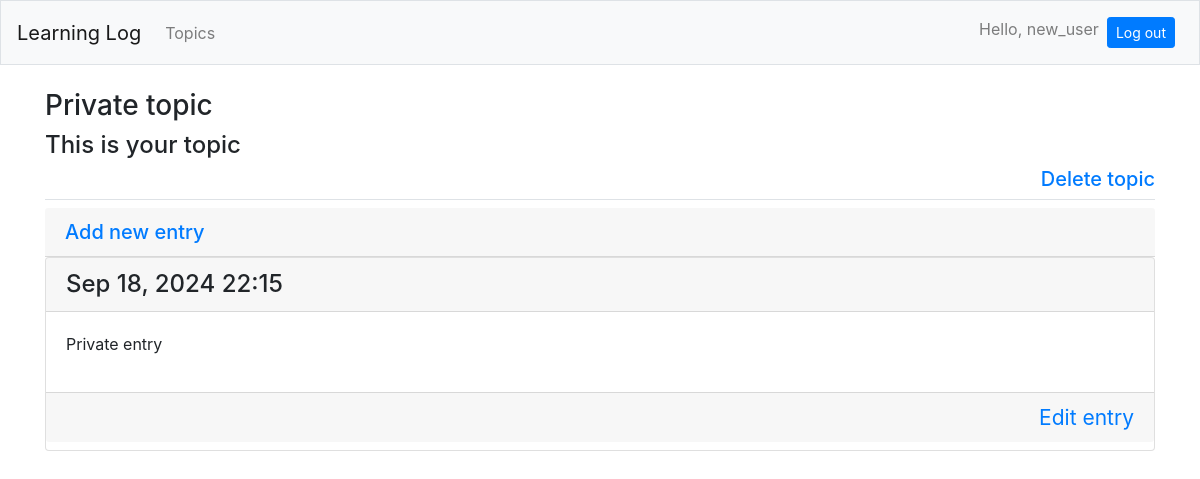
Page /topics/6/ (signed in) on the committed database.
### learning_logs/models.py (models this page shows, shortened)
class Topic(models.Model):
	text = models.CharField(max_length=200)
	date_added = models.DateTimeField(auto_now_add=True)
	owner = models.ForeignKey(User, on_delete=models.CASCADE)
	private = models.BooleanField()
	def __str__(self):
		return self.text

class Entry(models.Model):
	topic = models.ForeignKey(Topic, on_delete=models.CASCADE)
	text = models.TextField()
	date_added  = models.DateTimeField(auto_now_add=True)
	class Meta:
		verbose_name_plural = 'entries'

### learning_logs/views.py (the view)
# urls.py: path('topics/<int:topic_id>/', views.topic, name='topic'),
@login_required
def topic(request, topic_id):
	topic = get_object_or_404(Topic, id=topic_id)
	if topic.owner != request.user and topic.private:
		raise Http404
	entries = topic.entry_set.order_by('-date_added')
	context = {'topic': topic, 'entries': entries}
	return render(request, 'learning_logs/topic.html', context)

### learning_logs/templates/learning_logs/topic.html (shortened to what this page needs)
{% extends "learning_logs/base.html" %}
{% block page_header %}
	<h3>{{ topic }}</h3>
	{% if user == topic.owner %}
		<h4>This is your topic</h4>
		<div class="clearfix">
			<h5>
				<a class="float-right" href="{% url 'learning_logs:delete_topic' topic.id %}">Delete topic</a>
			</h5>
		</div>
	{% else %}
		<h4>This is {{ topic.owner }}'s topic</h4>
	{% endif %}
{% endblock page_header %}
{% block content %}
	<h5 class="card-header">
		<a href="{% url 'learning_logs:new_entry' topic.id %}">Add new entry</a>
	</h5>
		{% for entry in entries %}
			<div class="card mb-3">
				<h4 class="card-header">
					{{ entry.date_added|date:'M d, Y H:i' }}
				</h4>
				<div class="card-body">
					{{ entry.text|linebreaks }}
				</div>
				<h4 class="card-footer">
					<small><a class="float-right" href="{% url 'learning_logs:edit_entry' entry.id %}">
						Edit entry</a></small>
				</h4>
			</div>
		{% empty %}
			<p>There are no entries for this topic yet</p>
		{% endfor %}
{% endblock content %}

### learning_logs/templates/learning_logs/base.html (shortened to what this page needs)
{% load bootstrap4 %}
<!DOCTYPE html>
<html>
<head>
	{% bootstrap_css %}
</head>
<body>
	<nav class="navbar navbar-expand-md navbar-light bg-light mb-4 border">
		<a class="navbar-brand" href="{% url 'learning_logs:index' %}">
			Learning Log</a>
	   	<div class="collapse navbar-collapse" id="navbarCollapse">
	   		<ul class="navbar-nav mr-auto">
	   			<li class="nav-item">
	   				<a class="nav-link" href="{% url 'learning_logs:topics' %}">
	   					Topics</a></li>
	   		</ul>
	   		<ul class="navbar-nav ml-auto">
	   			{% if user.is_authenticated %}
	   				<li class="nav-item">
	   					<span class="navbar-text">Hello, {{ user.username }}</span>
	   				</li>
	   				<li class="nav-item">
	   					<form method="post" class="nav-link" action="{% url 'users:logout' %}">
	   						<button class="btn btn-sm btn-primary" type="submit">Log out</button>
	   					</form>
	   				</li>
	   			{% endif %}
	   		</ul>
	   	</div>
	</nav>
	<main role="main" class="container">
		<div class="pb-2 mb-2 border-bottom">
			{% block page_header %}{% endblock page_header %}
		</div>
		<div>
			{% block content %}{% endblock content %}
		</div>
	</main>
</body>
</html>

### rows in the picture
Topic: text "Private topic"
Entry: date_added "Sep 18, 2024 22:15", text "Private entry"

### other values in the picture
{{ user.username }} "new_user"
